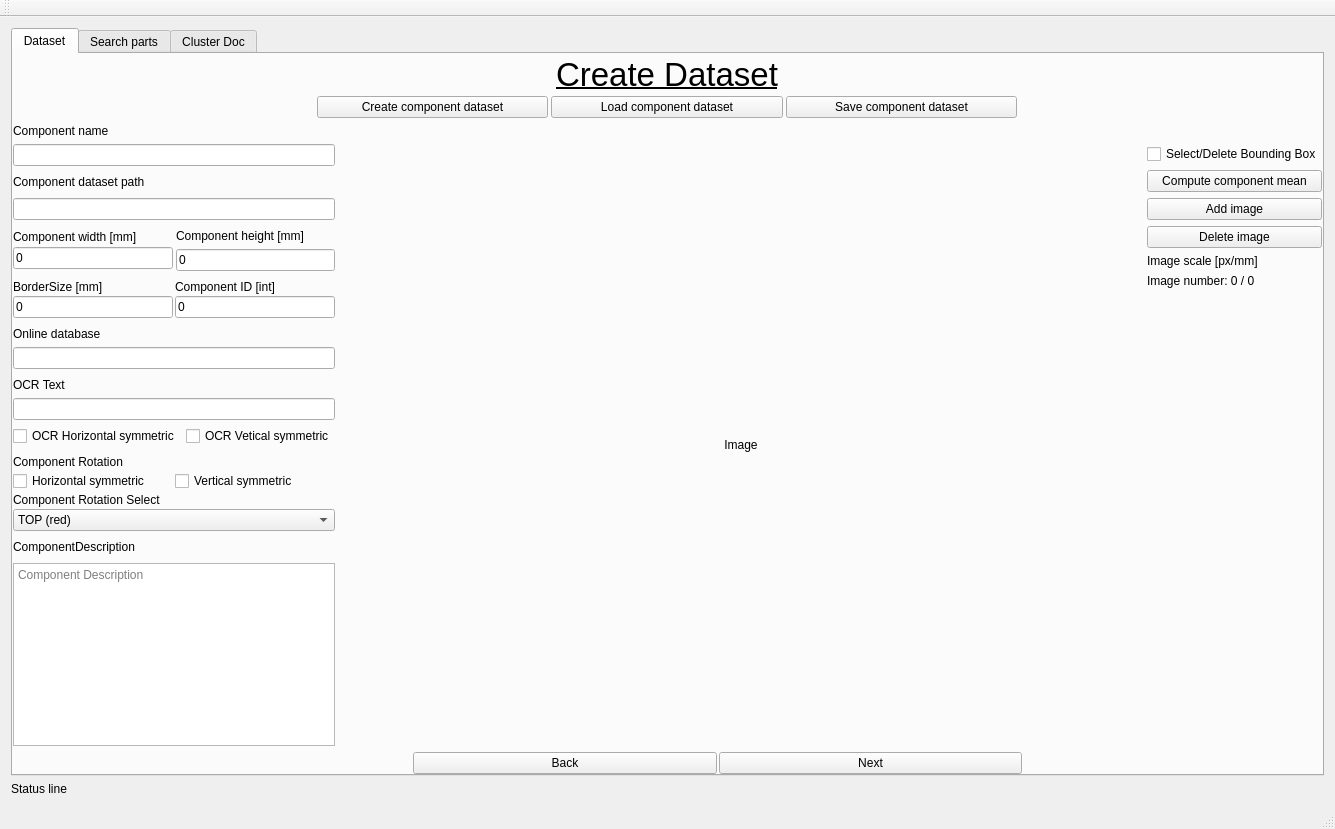
<?xml version="1.0" encoding="UTF-8"?>
<ui version="4.0">
 <class>MainWindow</class>
 <widget class="QMainWindow" name="MainWindow">
  <property name="geometry">
   <rect>
    <x>0</x>
    <y>0</y>
    <width>1271</width>
    <height>824</height>
   </rect>
  </property>
  <property name="sizePolicy">
   <sizepolicy hsizetype="Preferred" vsizetype="Maximum">
    <horstretch>0</horstretch>
    <verstretch>0</verstretch>
   </sizepolicy>
  </property>
  <property name="windowTitle">
   <string>MainWindow</string>
  </property>
  <widget class="QWidget" name="centralWidget">
   <property name="sizePolicy">
    <sizepolicy hsizetype="Preferred" vsizetype="Preferred">
     <horstretch>0</horstretch>
     <verstretch>0</verstretch>
    </sizepolicy>
   </property>
   <layout class="QVBoxLayout" name="verticalLayout">
    <item>
     <layout class="QGridLayout" name="gridLayout_7">
      <item row="1" column="0">
       <widget class="QTabWidget" name="TAB">
        <property name="sizePolicy">
         <sizepolicy hsizetype="Expanding" vsizetype="Expanding">
          <horstretch>0</horstretch>
          <verstretch>0</verstretch>
         </sizepolicy>
        </property>
        <property name="currentIndex">
         <number>0</number>
        </property>
        <widget class="QWidget" name="DATASET">
         <property name="enabled">
          <bool>true</bool>
         </property>
         <property name="sizePolicy">
          <sizepolicy hsizetype="Expanding" vsizetype="Expanding">
           <horstretch>0</horstretch>
           <verstretch>0</verstretch>
          </sizepolicy>
         </property>
         <attribute name="title">
          <string>Dataset</string>
         </attribute>
         <layout class="QGridLayout" name="gridLayout_3">
          <property name="leftMargin">
           <number>0</number>
          </property>
          <property name="topMargin">
           <number>0</number>
          </property>
          <property name="rightMargin">
           <number>0</number>
          </property>
          <property name="bottomMargin">
           <number>0</number>
          </property>
          <item row="0" column="0">
           <layout class="QGridLayout" name="gridLayout_2">
            <item row="0" column="0">
             <layout class="QGridLayout" name="gridLayout_6">
              <item row="0" column="0">
               <spacer name="horizontalSpacer_11">
                <property name="orientation">
                 <enum>Qt::Horizontal</enum>
                </property>
                <property name="sizeType">
                 <enum>QSizePolicy::Preferred</enum>
                </property>
                <property name="sizeHint" stdset="0">
                 <size>
                  <width>160</width>
                  <height>20</height>
                 </size>
                </property>
               </spacer>
              </item>
              <item row="0" column="3">
               <layout class="QVBoxLayout" name="verticalLayout_6">
                <property name="spacing">
                 <number>2</number>
                </property>
                <item>
                 <widget class="QLabel" name="CreateDatasetLabel">
                  <property name="enabled">
                   <bool>true</bool>
                  </property>
                  <property name="sizePolicy">
                   <sizepolicy hsizetype="Expanding" vsizetype="Fixed">
                    <horstretch>0</horstretch>
                    <verstretch>0</verstretch>
                   </sizepolicy>
                  </property>
                  <property name="minimumSize">
                   <size>
                    <width>10</width>
                    <height>40</height>
                   </size>
                  </property>
                  <property name="maximumSize">
                   <size>
                    <width>700</width>
                    <height>60</height>
                   </size>
                  </property>
                  <property name="font">
                   <font>
                    <pointsize>25</pointsize>
                    <weight>50</weight>
                    <bold>false</bold>
                    <underline>true</underline>
                    <kerning>true</kerning>
                   </font>
                  </property>
                  <property name="layoutDirection">
                   <enum>Qt::LeftToRight</enum>
                  </property>
                  <property name="text">
                   <string>Create Dataset</string>
                  </property>
                  <property name="textFormat">
                   <enum>Qt::AutoText</enum>
                  </property>
                  <property name="scaledContents">
                   <bool>true</bool>
                  </property>
                  <property name="alignment">
                   <set>Qt::AlignCenter</set>
                  </property>
                 </widget>
                </item>
                <item>
                 <layout class="QHBoxLayout" name="horizontalLayout_13">
                  <property name="spacing">
                   <number>3</number>
                  </property>
                  <item>
                   <widget class="QPushButton" name="CreateCompDataset">
                    <property name="text">
                     <string>Create component dataset</string>
                    </property>
                   </widget>
                  </item>
                  <item>
                   <widget class="QPushButton" name="LoadCompDataset">
                    <property name="text">
                     <string>Load component dataset</string>
                    </property>
                   </widget>
                  </item>
                  <item>
                   <widget class="QPushButton" name="SaveCompDataset">
                    <property name="text">
                     <string>Save component dataset</string>
                    </property>
                   </widget>
                  </item>
                 </layout>
                </item>
               </layout>
              </item>
              <item row="0" column="4">
               <spacer name="horizontalSpacer_12">
                <property name="orientation">
                 <enum>Qt::Horizontal</enum>
                </property>
                <property name="sizeType">
                 <enum>QSizePolicy::Preferred</enum>
                </property>
                <property name="sizeHint" stdset="0">
                 <size>
                  <width>160</width>
                  <height>20</height>
                 </size>
                </property>
               </spacer>
              </item>
             </layout>
            </item>
            <item row="1" column="0">
             <layout class="QGridLayout" name="gridLayout_5">
              <item row="1" column="0">
               <layout class="QVBoxLayout" name="verticalLayout_11">
                <property name="spacing">
                 <number>9</number>
                </property>
                <item>
                 <widget class="QLineEdit" name="ComponentName">
                  <property name="sizePolicy">
                   <sizepolicy hsizetype="Minimum" vsizetype="Fixed">
                    <horstretch>0</horstretch>
                    <verstretch>0</verstretch>
                   </sizepolicy>
                  </property>
                  <property name="text">
                   <string/>
                  </property>
                 </widget>
                </item>
                <item>
                 <widget class="QLabel" name="ComponentPathLabel">
                  <property name="sizePolicy">
                   <sizepolicy hsizetype="Minimum" vsizetype="Fixed">
                    <horstretch>0</horstretch>
                    <verstretch>0</verstretch>
                   </sizepolicy>
                  </property>
                  <property name="text">
                   <string>Component dataset path</string>
                  </property>
                 </widget>
                </item>
                <item>
                 <layout class="QHBoxLayout" name="horizontalLayout_4">
                  <item>
                   <widget class="QLineEdit" name="ComponentDatasetPath">
                    <property name="sizePolicy">
                     <sizepolicy hsizetype="Minimum" vsizetype="Fixed">
                      <horstretch>0</horstretch>
                      <verstretch>0</verstretch>
                     </sizepolicy>
                    </property>
                    <property name="text">
                     <string/>
                    </property>
                   </widget>
                  </item>
                 </layout>
                </item>
                <item>
                 <layout class="QHBoxLayout" name="horizontalLayout_25">
                  <property name="spacing">
                   <number>3</number>
                  </property>
                  <item>
                   <layout class="QVBoxLayout" name="verticalLayout_4">
                    <property name="spacing">
                     <number>2</number>
                    </property>
                    <item>
                     <widget class="QLabel" name="ComponentWidthLabel">
                      <property name="sizePolicy">
                       <sizepolicy hsizetype="Preferred" vsizetype="Fixed">
                        <horstretch>0</horstretch>
                        <verstretch>0</verstretch>
                       </sizepolicy>
                      </property>
                      <property name="text">
                       <string>Component width [mm]</string>
                      </property>
                     </widget>
                    </item>
                    <item>
                     <widget class="QLineEdit" name="ComponentWidth">
                      <property name="enabled">
                       <bool>true</bool>
                      </property>
                      <property name="sizePolicy">
                       <sizepolicy hsizetype="Minimum" vsizetype="Fixed">
                        <horstretch>0</horstretch>
                        <verstretch>0</verstretch>
                       </sizepolicy>
                      </property>
                      <property name="text">
                       <string>0</string>
                      </property>
                     </widget>
                    </item>
                   </layout>
                  </item>
                  <item>
                   <layout class="QVBoxLayout" name="verticalLayout_5">
                    <item>
                     <widget class="QLabel" name="ComponentHeightLabel">
                      <property name="sizePolicy">
                       <sizepolicy hsizetype="Preferred" vsizetype="Fixed">
                        <horstretch>0</horstretch>
                        <verstretch>0</verstretch>
                       </sizepolicy>
                      </property>
                      <property name="text">
                       <string>Component height [mm]</string>
                      </property>
                     </widget>
                    </item>
                    <item>
                     <widget class="QLineEdit" name="ComponentHeight">
                      <property name="sizePolicy">
                       <sizepolicy hsizetype="Preferred" vsizetype="Fixed">
                        <horstretch>0</horstretch>
                        <verstretch>0</verstretch>
                       </sizepolicy>
                      </property>
                      <property name="text">
                       <string>0</string>
                      </property>
                     </widget>
                    </item>
                   </layout>
                  </item>
                 </layout>
                </item>
                <item>
                 <layout class="QHBoxLayout" name="horizontalLayout_26">
                  <property name="spacing">
                   <number>2</number>
                  </property>
                  <item>
                   <layout class="QVBoxLayout" name="verticalLayout_7">
                    <property name="spacing">
                     <number>2</number>
                    </property>
                    <item>
                     <widget class="QLabel" name="BorderSizeLabel">
                      <property name="sizePolicy">
                       <sizepolicy hsizetype="Preferred" vsizetype="Fixed">
                        <horstretch>0</horstretch>
                        <verstretch>0</verstretch>
                       </sizepolicy>
                      </property>
                      <property name="text">
                       <string>BorderSize [mm]</string>
                      </property>
                     </widget>
                    </item>
                    <item>
                     <widget class="QLineEdit" name="BorderSize">
                      <property name="sizePolicy">
                       <sizepolicy hsizetype="Preferred" vsizetype="Fixed">
                        <horstretch>0</horstretch>
                        <verstretch>0</verstretch>
                       </sizepolicy>
                      </property>
                      <property name="text">
                       <string>0</string>
                      </property>
                     </widget>
                    </item>
                   </layout>
                  </item>
                  <item>
                   <layout class="QVBoxLayout" name="verticalLayout_8">
                    <property name="spacing">
                     <number>2</number>
                    </property>
                    <item>
                     <widget class="QLabel" name="ComponentIDLabel">
                      <property name="sizePolicy">
                       <sizepolicy hsizetype="Preferred" vsizetype="Fixed">
                        <horstretch>0</horstretch>
                        <verstretch>0</verstretch>
                       </sizepolicy>
                      </property>
                      <property name="text">
                       <string>Component ID [int]</string>
                      </property>
                     </widget>
                    </item>
                    <item>
                     <widget class="QLineEdit" name="ComponentID">
                      <property name="sizePolicy">
                       <sizepolicy hsizetype="Preferred" vsizetype="Fixed">
                        <horstretch>0</horstretch>
                        <verstretch>0</verstretch>
                       </sizepolicy>
                      </property>
                      <property name="text">
                       <string>0</string>
                      </property>
                     </widget>
                    </item>
                   </layout>
                  </item>
                 </layout>
                </item>
                <item>
                 <layout class="QHBoxLayout" name="horizontalLayout_27">
                  <property name="spacing">
                   <number>2</number>
                  </property>
                  <item>
                   <layout class="QVBoxLayout" name="verticalLayout_14">
                    <item>
                     <widget class="QLabel" name="label_2">
                      <property name="sizePolicy">
                       <sizepolicy hsizetype="Preferred" vsizetype="Fixed">
                        <horstretch>0</horstretch>
                        <verstretch>0</verstretch>
                       </sizepolicy>
                      </property>
                      <property name="text">
                       <string>Online database</string>
                      </property>
                     </widget>
                    </item>
                    <item>
                     <widget class="QLineEdit" name="OnlineDataBase">
                      <property name="sizePolicy">
                       <sizepolicy hsizetype="Preferred" vsizetype="Fixed">
                        <horstretch>0</horstretch>
                        <verstretch>0</verstretch>
                       </sizepolicy>
                      </property>
                      <property name="text">
                       <string/>
                      </property>
                     </widget>
                    </item>
                   </layout>
                  </item>
                 </layout>
                </item>
                <item>
                 <layout class="QVBoxLayout" name="verticalLayout_10">
                  <item>
                   <widget class="QLabel" name="OCRTextLabel">
                    <property name="sizePolicy">
                     <sizepolicy hsizetype="Preferred" vsizetype="Fixed">
                      <horstretch>0</horstretch>
                      <verstretch>0</verstretch>
                     </sizepolicy>
                    </property>
                    <property name="text">
                     <string>OCR Text</string>
                    </property>
                   </widget>
                  </item>
                  <item>
                   <widget class="QLineEdit" name="OCRText">
                    <property name="sizePolicy">
                     <sizepolicy hsizetype="Preferred" vsizetype="Fixed">
                      <horstretch>0</horstretch>
                      <verstretch>0</verstretch>
                     </sizepolicy>
                    </property>
                    <property name="text">
                     <string/>
                    </property>
                   </widget>
                  </item>
                  <item>
                   <layout class="QHBoxLayout" name="horizontalLayout_6">
                    <item>
                     <widget class="QCheckBox" name="OCRAxialSymmetricHorizontal">
                      <property name="text">
                       <string>OCR Horizontal symmetric</string>
                      </property>
                     </widget>
                    </item>
                    <item>
                     <widget class="QCheckBox" name="OCRAxialSymmetricVertical">
                      <property name="text">
                       <string>OCR Vetical symmetric</string>
                      </property>
                     </widget>
                    </item>
                   </layout>
                  </item>
                 </layout>
                </item>
                <item>
                 <layout class="QVBoxLayout" name="verticalLayout_16">
                  <property name="spacing">
                   <number>2</number>
                  </property>
                  <item>
                   <widget class="QLabel" name="RotationLabel">
                    <property name="sizePolicy">
                     <sizepolicy hsizetype="Preferred" vsizetype="Fixed">
                      <horstretch>0</horstretch>
                      <verstretch>0</verstretch>
                     </sizepolicy>
                    </property>
                    <property name="text">
                     <string>Component Rotation</string>
                    </property>
                   </widget>
                  </item>
                  <item>
                   <layout class="QHBoxLayout" name="horizontalLayout_5">
                    <property name="spacing">
                     <number>2</number>
                    </property>
                    <item>
                     <widget class="QCheckBox" name="AxialSymmetricHorizontal">
                      <property name="text">
                       <string>Horizontal symmetric </string>
                      </property>
                     </widget>
                    </item>
                    <item>
                     <widget class="QCheckBox" name="AxialSymmetricVertical">
                      <property name="text">
                       <string>Vertical symmetric </string>
                      </property>
                     </widget>
                    </item>
                   </layout>
                  </item>
                  <item>
                   <widget class="QLabel" name="ComponentRotationSelectLabel">
                    <property name="sizePolicy">
                     <sizepolicy hsizetype="Preferred" vsizetype="Fixed">
                      <horstretch>0</horstretch>
                      <verstretch>0</verstretch>
                     </sizepolicy>
                    </property>
                    <property name="text">
                     <string>Component Rotation Select</string>
                    </property>
                   </widget>
                  </item>
                  <item>
                   <widget class="QComboBox" name="ComponentRotationSelect">
                    <property name="enabled">
                     <bool>true</bool>
                    </property>
                    <property name="editable">
                     <bool>false</bool>
                    </property>
                    <property name="currentText">
                     <string>TOP (red)</string>
                    </property>
                    <item>
                     <property name="text">
                      <string>TOP (red)</string>
                     </property>
                    </item>
                    <item>
                     <property name="text">
                      <string>RIGHT (green)</string>
                     </property>
                    </item>
                    <item>
                     <property name="text">
                      <string>LEFT (yellow)</string>
                     </property>
                    </item>
                    <item>
                     <property name="text">
                      <string>BOTTOM (blue)</string>
                     </property>
                    </item>
                   </widget>
                  </item>
                 </layout>
                </item>
                <item>
                 <widget class="QLabel" name="ComponentDescriptionLabel">
                  <property name="sizePolicy">
                   <sizepolicy hsizetype="Preferred" vsizetype="Fixed">
                    <horstretch>0</horstretch>
                    <verstretch>0</verstretch>
                   </sizepolicy>
                  </property>
                  <property name="text">
                   <string>ComponentDescription</string>
                  </property>
                 </widget>
                </item>
                <item>
                 <widget class="QTextEdit" name="ComponentDescription">
                  <property name="sizePolicy">
                   <sizepolicy hsizetype="Preferred" vsizetype="Preferred">
                    <horstretch>0</horstretch>
                    <verstretch>0</verstretch>
                   </sizepolicy>
                  </property>
                  <property name="documentTitle">
                   <string>Description</string>
                  </property>
                  <property name="placeholderText">
                   <string>Component Description</string>
                  </property>
                 </widget>
                </item>
               </layout>
              </item>
              <item row="1" column="1">
               <layout class="QHBoxLayout" name="horizontalLayout_28">
                <item>
                 <spacer name="horizontalSpacer">
                  <property name="orientation">
                   <enum>Qt::Horizontal</enum>
                  </property>
                  <property name="sizeType">
                   <enum>QSizePolicy::Expanding</enum>
                  </property>
                  <property name="sizeHint" stdset="0">
                   <size>
                    <width>40</width>
                    <height>20</height>
                   </size>
                  </property>
                 </spacer>
                </item>
                <item>
                 <widget class="QLabel" name="Image">
                  <property name="sizePolicy">
                   <sizepolicy hsizetype="Fixed" vsizetype="Fixed">
                    <horstretch>0</horstretch>
                    <verstretch>0</verstretch>
                   </sizepolicy>
                  </property>
                  <property name="minimumSize">
                   <size>
                    <width>800</width>
                    <height>600</height>
                   </size>
                  </property>
                  <property name="maximumSize">
                   <size>
                    <width>800</width>
                    <height>600</height>
                   </size>
                  </property>
                  <property name="text">
                   <string>Image</string>
                  </property>
                  <property name="alignment">
                   <set>Qt::AlignCenter</set>
                  </property>
                 </widget>
                </item>
                <item>
                 <spacer name="horizontalSpacer_2">
                  <property name="orientation">
                   <enum>Qt::Horizontal</enum>
                  </property>
                  <property name="sizeHint" stdset="0">
                   <size>
                    <width>40</width>
                    <height>20</height>
                   </size>
                  </property>
                 </spacer>
                </item>
                <item>
                 <layout class="QVBoxLayout" name="verticalLayout_9">
                  <item>
                   <widget class="QCheckBox" name="BBox">
                    <property name="sizePolicy">
                     <sizepolicy hsizetype="Preferred" vsizetype="Fixed">
                      <horstretch>0</horstretch>
                      <verstretch>0</verstretch>
                     </sizepolicy>
                    </property>
                    <property name="text">
                     <string>Select/Delete Bounding Box</string>
                    </property>
                   </widget>
                  </item>
                  <item>
                   <widget class="QPushButton" name="ComponentMean">
                    <property name="text">
                     <string>Compute component mean</string>
                    </property>
                   </widget>
                  </item>
                  <item>
                   <widget class="QPushButton" name="AddImage">
                    <property name="sizePolicy">
                     <sizepolicy hsizetype="Preferred" vsizetype="Fixed">
                      <horstretch>0</horstretch>
                      <verstretch>0</verstretch>
                     </sizepolicy>
                    </property>
                    <property name="text">
                     <string>Add image</string>
                    </property>
                   </widget>
                  </item>
                  <item>
                   <widget class="QPushButton" name="DeleteImage">
                    <property name="text">
                     <string>Delete image</string>
                    </property>
                   </widget>
                  </item>
                  <item>
                   <widget class="QLabel" name="ImageScale">
                    <property name="sizePolicy">
                     <sizepolicy hsizetype="Preferred" vsizetype="Fixed">
                      <horstretch>0</horstretch>
                      <verstretch>0</verstretch>
                     </sizepolicy>
                    </property>
                    <property name="text">
                     <string>Image scale [px/mm]</string>
                    </property>
                   </widget>
                  </item>
                  <item>
                   <widget class="QLabel" name="ImageNumber">
                    <property name="sizePolicy">
                     <sizepolicy hsizetype="Preferred" vsizetype="Fixed">
                      <horstretch>0</horstretch>
                      <verstretch>0</verstretch>
                     </sizepolicy>
                    </property>
                    <property name="text">
                     <string>Image number: 0 / 0</string>
                    </property>
                   </widget>
                  </item>
                  <item>
                   <spacer name="verticalSpacer">
                    <property name="orientation">
                     <enum>Qt::Vertical</enum>
                    </property>
                    <property name="sizeType">
                     <enum>QSizePolicy::Expanding</enum>
                    </property>
                    <property name="sizeHint" stdset="0">
                     <size>
                      <width>20</width>
                      <height>40</height>
                     </size>
                    </property>
                   </spacer>
                  </item>
                 </layout>
                </item>
               </layout>
              </item>
              <item row="0" column="0">
               <widget class="QLabel" name="ComponentNameLabel">
                <property name="sizePolicy">
                 <sizepolicy hsizetype="Preferred" vsizetype="Fixed">
                  <horstretch>0</horstretch>
                  <verstretch>0</verstretch>
                 </sizepolicy>
                </property>
                <property name="text">
                 <string>Component name</string>
                </property>
               </widget>
              </item>
             </layout>
            </item>
            <item row="2" column="0">
             <layout class="QGridLayout" name="gridLayout_4">
              <item row="0" column="0">
               <spacer name="horizontalSpacer_9">
                <property name="orientation">
                 <enum>Qt::Horizontal</enum>
                </property>
                <property name="sizeType">
                 <enum>QSizePolicy::Fixed</enum>
                </property>
                <property name="sizeHint" stdset="0">
                 <size>
                  <width>400</width>
                  <height>20</height>
                 </size>
                </property>
               </spacer>
              </item>
              <item row="0" column="1">
               <layout class="QHBoxLayout" name="horizontalLayout_23">
                <item>
                 <layout class="QHBoxLayout" name="horizontalLayout_24">
                  <property name="spacing">
                   <number>2</number>
                  </property>
                  <item>
                   <widget class="QPushButton" name="Back">
                    <property name="sizePolicy">
                     <sizepolicy hsizetype="Minimum" vsizetype="Preferred">
                      <horstretch>0</horstretch>
                      <verstretch>0</verstretch>
                     </sizepolicy>
                    </property>
                    <property name="text">
                     <string>Back</string>
                    </property>
                   </widget>
                  </item>
                  <item>
                   <widget class="QPushButton" name="Next">
                    <property name="sizePolicy">
                     <sizepolicy hsizetype="Minimum" vsizetype="Preferred">
                      <horstretch>0</horstretch>
                      <verstretch>0</verstretch>
                     </sizepolicy>
                    </property>
                    <property name="text">
                     <string>Next</string>
                    </property>
                   </widget>
                  </item>
                 </layout>
                </item>
               </layout>
              </item>
              <item row="0" column="2">
               <spacer name="horizontalSpacer_10">
                <property name="orientation">
                 <enum>Qt::Horizontal</enum>
                </property>
                <property name="sizeType">
                 <enum>QSizePolicy::Fixed</enum>
                </property>
                <property name="sizeHint" stdset="0">
                 <size>
                  <width>300</width>
                  <height>20</height>
                 </size>
                </property>
               </spacer>
              </item>
             </layout>
            </item>
           </layout>
          </item>
         </layout>
        </widget>
        <widget class="QWidget" name="SEARCH">
         <attribute name="title">
          <string>Search parts</string>
         </attribute>
         <layout class="QVBoxLayout" name="verticalLayout_2">
          <item>
           <layout class="QVBoxLayout" name="SEARCH_Vertical">
            <property name="spacing">
             <number>3</number>
            </property>
           </layout>
          </item>
         </layout>
        </widget>
        <widget class="QWidget" name="TRAINING">
         <attribute name="title">
          <string>Cluster Doc</string>
         </attribute>
        </widget>
       </widget>
      </item>
     </layout>
    </item>
    <item>
     <widget class="QLabel" name="StatusLine">
      <property name="text">
       <string>Status line</string>
      </property>
     </widget>
    </item>
   </layout>
  </widget>
  <widget class="QMenuBar" name="menuBar">
   <property name="geometry">
    <rect>
     <x>0</x>
     <y>0</y>
     <width>1271</width>
     <height>21</height>
    </rect>
   </property>
  </widget>
  <widget class="QToolBar" name="mainToolBar">
   <attribute name="toolBarArea">
    <enum>TopToolBarArea</enum>
   </attribute>
   <attribute name="toolBarBreak">
    <bool>false</bool>
   </attribute>
  </widget>
  <widget class="QStatusBar" name="statusBar"/>
 </widget>
 <layoutdefault spacing="6" margin="11"/>
 <resources/>
 <connections/>
</ui>
